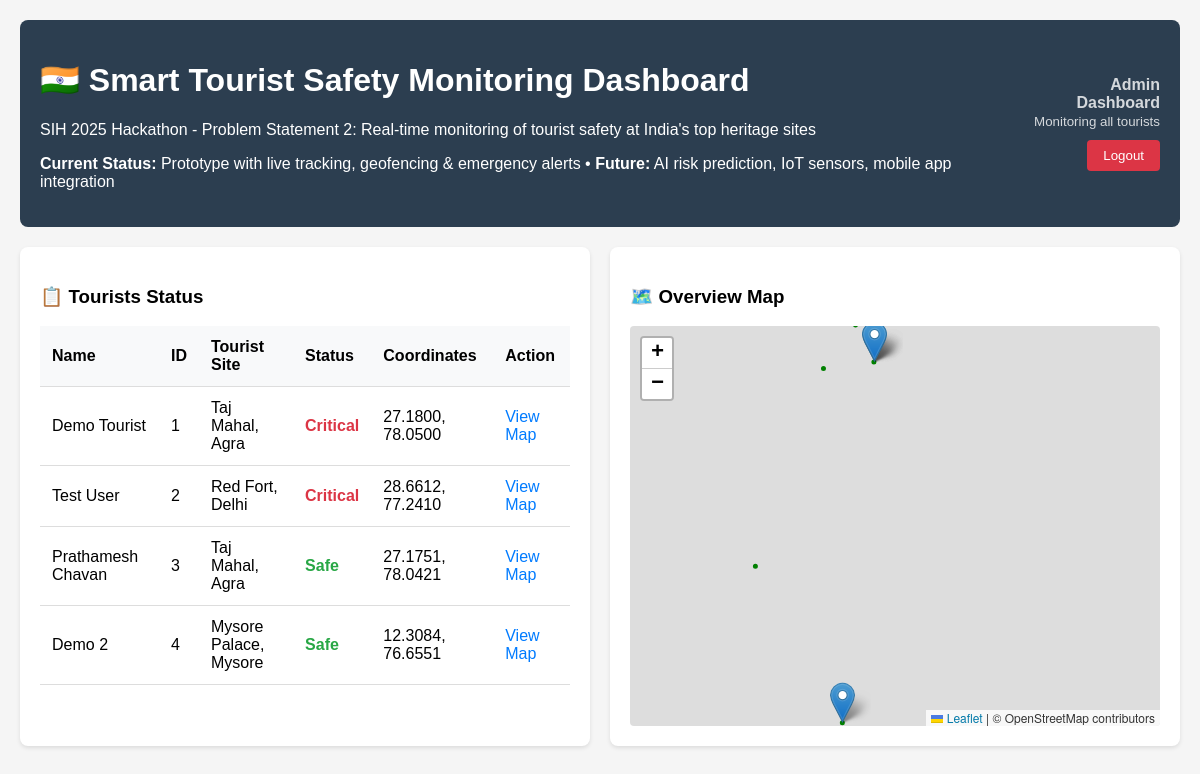
The page / (signed in) on the database its author committed.
### models.py (models this page shows, shortened)
class Tourist(Base):
    __tablename__ = "tourists"
    id = Column(Integer, primary_key=True, index=True)
    user_id = Column(Integer, ForeignKey("users.id"), nullable=False, unique=True)
    name = Column(String, nullable=False)
    blockchain_id = Column(String, unique=True, nullable=False)
    location_id = Column(Integer, default=1)  # ID of selected tourist place
    last_lat = Column(Float, default=27.1751)  # Default to Taj Mahal
    last_lon = Column(Float, default=78.0421)
    status = Column(String, default="Safe")  # Safe or Critical
    incidents = relationship("Incident", back_populates="tourist")
    user = relationship("User", back_populates="tourist")

### app.py (the view)
@app.get("/", response_class=HTMLResponse)
async def dashboard_page(request: Request, db: AsyncSession = Depends(get_db)):
    from auth import get_user_from_cookie_token
    current_user = await get_user_from_cookie_token(
        request.cookies.get("access_token"), db
    )
    if not current_user:
        return RedirectResponse(url="/login", status_code=status.HTTP_302_FOUND)
    if str(current_user.role) != "admin":
        return RedirectResponse(url="/tourist-dashboard", status_code=status.HTTP_302_FOUND)
    result = await db.execute(select(Tourist))
    tourists = result.scalars().all()
    tourists_data = []
    for tourist in tourists:
        tourist_place = get_tourist_place_by_id(int(str(tourist.location_id)))
        tourists_data.append({
            "id": tourist.id,
            "name": tourist.name,
            "blockchain_id": tourist.blockchain_id,
            "last_lat": tourist.last_lat,
            "last_lon": tourist.last_lon,
            "status": tourist.status,
            "location_id": tourist.location_id,
            "location_name": tourist_place["name"]
        })
    return templates.TemplateResponse("dashboard.html", {
        "request": request,
        "tourists": tourists_data,
        "geofence": GEOFENCE_CENTER
    })

### templates/dashboard.html (shortened to what this page needs)
<!DOCTYPE html>
<html lang="en">
<head>
    <link rel="stylesheet" href="https://unpkg.com/leaflet@1.9.4/dist/leaflet.css" />
    <link rel="stylesheet" href="/static/css/dashboard.css" />
</head>
<body>
    <div class="header">
        <div style="display: flex; justify-content: space-between; align-items: center;">
            <div>
                <h1>🇮🇳 Smart Tourist Safety Monitoring Dashboard</h1>
                <p>SIH 2025 Hackathon - Problem Statement 2: Real-time monitoring of tourist safety at India's top heritage sites</p>
                <p><strong>Current Status:</strong> Prototype with live tracking, geofencing & emergency alerts • <strong>Future:</strong> AI risk prediction, IoT sensors, mobile app integration</p>
            </div>
            <div style="text-align: right;">
                <div style="color: rgba(255,255,255,0.8); margin-bottom: 10px;">
                    <strong>Admin Dashboard</strong><br>
                    <small>Monitoring all tourists</small>
                </div>
                <form method="post" action="/auth/logout" style="margin: 0;">
                    <button type="submit" style="background: #dc3545; color: white; border: none; padding: 8px 16px; border-radius: 4px; cursor: pointer;">Logout</button>
                </form>
            </div>
        </div>
    </div>
    <div class="dashboard">
        <div class="tourists-panel">
            <h3>📋 Tourists Status</h3>
            <table class="tourist-table" id="touristsTable">
                <thead>
                    <tr>
                        <th>Name</th>
                        <th>ID</th>
                        <th>Tourist Site</th>
                        <th>Status</th>
                        <th>Coordinates</th>
                        <th>Action</th>
                    </tr>
                </thead>
                <tbody>
                    {% for tourist in tourists %}
                    <tr data-tourist-id="{{ tourist.id }}">
                        <td>{{ tourist.name }}</td>
                        <td>{{ tourist.id }}</td>
                        <td>{{ tourist.location_name }}</td>
                        <td class="status-{{ tourist.status|lower }}">{{ tourist.status }}</td>
                        <td>{{ "%.4f"|format(tourist.last_lat) }}, {{ "%.4f"|format(tourist.last_lon) }}</td>
                        <td>
                            <a href="/tourist/{{ tourist.id }}" class="tourist-link">View Map</a>
                        </td>
                    </tr>
                    {% endfor %}
                </tbody>
            </table>
        </div>
        <div class="map-panel">
            <h3>🗺️ Overview Map</h3>
            <div id="map"></div>
        </div>
    </div>
</body>
</html>

### static/css/dashboard.css (style rules this page uses)
body { font-family: Arial, sans-serif; margin: 0; padding: 20px; background-color: #f5f5f5; }
.header { background-color: #2c3e50; color: white; padding: 20px; border-radius: 8px; margin-bottom: 20px; }
.dashboard { display: grid; grid-template-columns: 1fr 1fr; gap: 20px; }
.tourists-panel, .map-panel { background: white; padding: 20px; border-radius: 8px; box-shadow: 0 2px 4px rgba(0,0,0,0.1); }
.tourist-table { width: 100%; border-collapse: collapse; }
.tourist-table th, .tourist-table td { padding: 12px; text-align: left; border-bottom: 1px solid #ddd; }
.tourist-table th { background-color: #f8f9fa; }
.status-safe { color: #28a745; font-weight: bold; }
.status-critical { color: #dc3545; font-weight: bold; }
#map { height: 400px; border-radius: 4px; }
.tourist-link { color: #007bff; text-decoration: none; }

### rows shown on the page
Tourist: name "Demo Tourist", id "1", location_name "Taj Mahal, Agra", status "Critical", last_lat "27.1800", last_lon "78.0500"
Tourist: name "Test User", id "2", location_name "Red Fort, Delhi", status "Critical", last_lat "28.6612", last_lon "77.2410"
Tourist: name "Prathamesh Chavan", id "3", location_name "Taj Mahal, Agra", status "Safe", last_lat "27.1751", last_lon "78.0421"
Tourist: name "Demo 2", id "4", location_name "Mysore Palace, Mysore", status "Safe", last_lat "12.3084", last_lon "76.6551"
